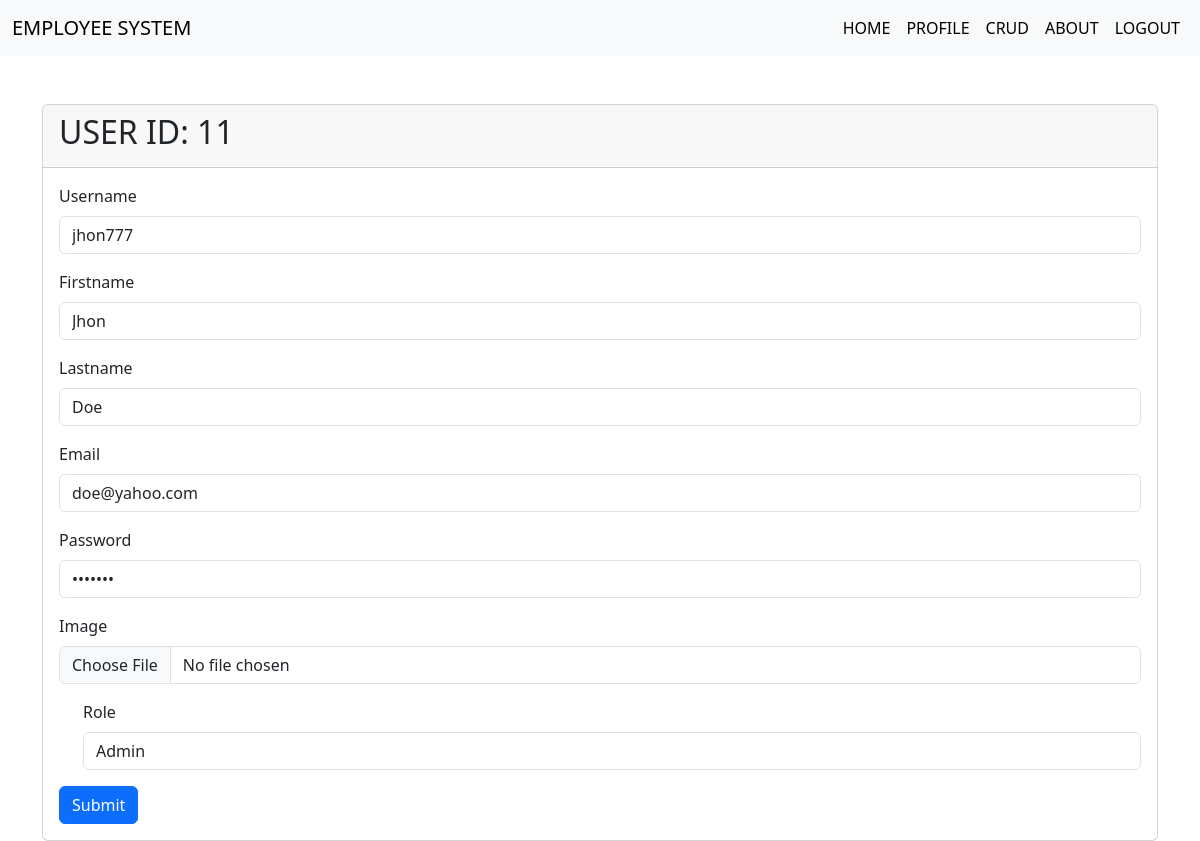
The page /update_employee.php?id=11 (signed in) on the database its author committed.
### tables this page shows
CREATE TABLE `employees` (
  `id` int(11) NOT NULL,
  `username` varchar(255) NOT NULL,
  `firstname` varchar(255) NOT NULL,
  `lastname` varchar(255) NOT NULL,
  `email` varchar(255) NOT NULL,
  `password` varchar(255) NOT NULL,
  `image` varchar(255) NOT NULL DEFAULT 'default_profile_image.png',
  `role` varchar(255) NOT NULL
);

### php_scripts/functions.php (called while the page is built, shortened)
<?php
function fetch_user($id){
    global $conn;
    $query='SELECT * FROM employees WHERE id=?';
    $stmt=mysqli_prepare($conn,$query);
    $stmt->bind_param('s',$id);
    if($stmt->execute()){
        $result=$stmt->get_result();
        if($result->num_rows>0){
            return $result->fetch_assoc();
        }else{
            return [];
        }
    }
    else{
        die("Error: ".$stmt->error);
    }
}

### update_employee.php (the view, shortened to what this page needs)
<?php
include 'includes/header.php';
require_once 'php_scripts/functions.php';
if (isset($_GET['id']) && fetch_user($_GET['id'])) {
    $user = fetch_user($_GET['id']);
} else {
    header('Location: crud.php');
    exit();
}
?>
<div class="container">
    <div class="card mt-5">
        <div class="card-header">
            <h2>USER ID: <?php echo $user['id']; ?></h2>
        </div>
        <div class="card-body">
            <form action="" method="POST" enctype="multipart/form-data">
                <div class="mb-3">
                    <label for="username" class="form-label">Username</label>
                    <input type="text" class="form-control" id="username" name="username" value="<?php echo $user['username']; ?>">
                </div>
                <div class="mb-3">
                    <label for="firstname" class="form-label">Firstname</label>
                    <input type="text" class="form-control" id="firstname" name="firstname" value="<?php echo $user['firstname']; ?>">
                </div>
                <div class="mb-3">
                    <label for="lastname" class="form-label">Lastname</label>
                    <input type="text" class="form-control" id="lastname" name="lastname" value="<?php echo $user['lastname']; ?>">
                </div>
                <div class="mb-3">
                    <label for="email" class="form-label">Email</label>
                    <input type="email" class="form-control" id="email" name="email" value="<?php echo $user['email']; ?>">
                </div>
                <div class="mb-3">
                    <label for="password" class="form-label">Password</label>
                    <input type="password" class="form-control" id="password" name="password" value="<?php echo $user['password']; ?>">
                </div>
                <div class="mb-3">
                    <label for="image" class="form-label">Image</label>
                    <input type="file" class="form-control" id="image" name="image">
                </div>
                <div class="mb-3 form-check">
                    <label for="role" class="form-label">Role</label>
                    <select name="role" id="role" class="form-control">
                        <option value="admin">Admin</option>
                    </select>
                </div>
                <button type="submit" class="btn btn-primary" name="submit">Submit</button>
            </form>
        </div>
    </div>
</div>
<?php
include 'includes/footer.php';
?>

### rows shown on the page
employees: id "11", username "jhon777", firstname "Jhon", lastname "Doe", email "doe@yahoo.com"
